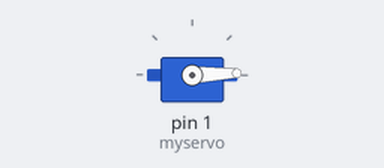
This sketch was run on a simulated Arduino Uno, built with avr-gcc and run on an emulated ATmega328P. On the bench: servo.

Above: at 0.05 s.
At 1.75 s:
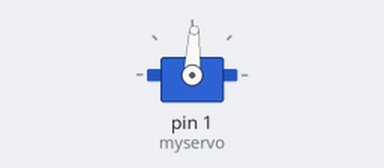
At 3.45 s:
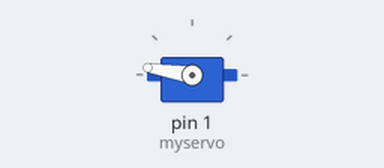
At 6.9 s:
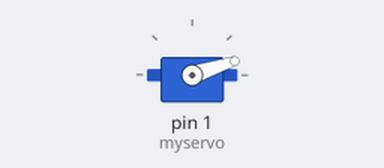
Timing chart, 0 to 9.4 s (numbered marks = the images above):
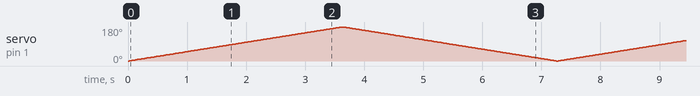

The sketch:

servotest.ino
```cpp
#include <Servo.h>
Servo myservo;
//初始位置为先到0
int pos = 0;
void setup()
{
  //setup里只执行一次；舵机连接到1号位。
  myservo.attach(1);
}

void loop()
{
  //正反转180度
  for(pos = 0; pos <= 180; pos += 1)
  {
    myservo.write(pos);
    //1度20ms
    delay(20);
  }
  for(pos = 180; pos>=0; pos-=1)
  {
    myservo.write(pos);
    delay(20);
  }
}
```
